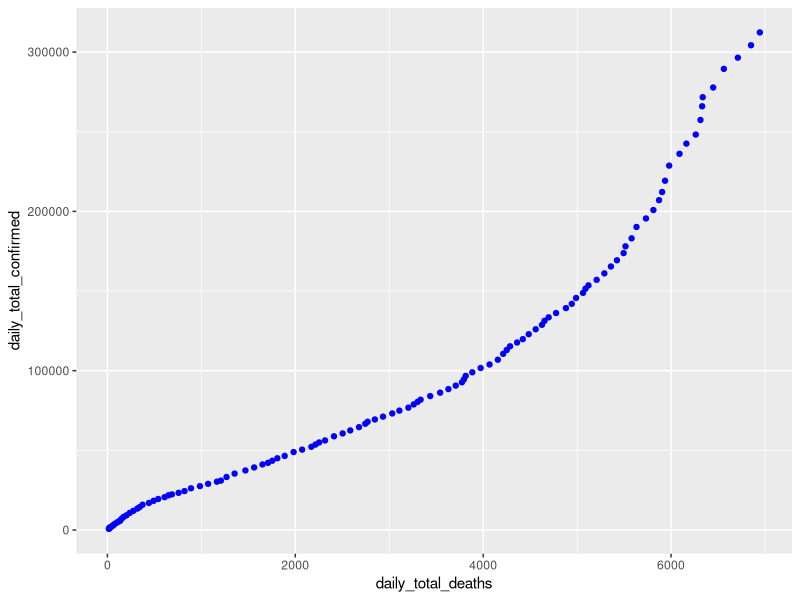
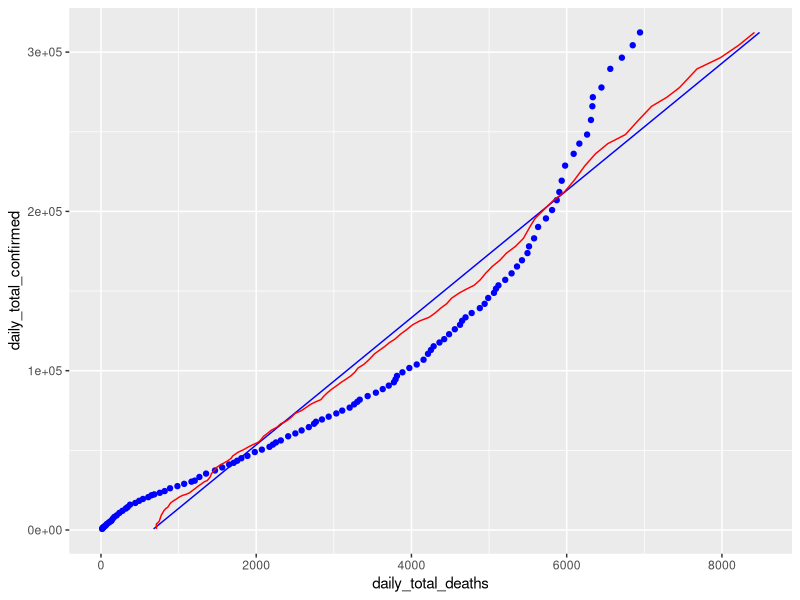
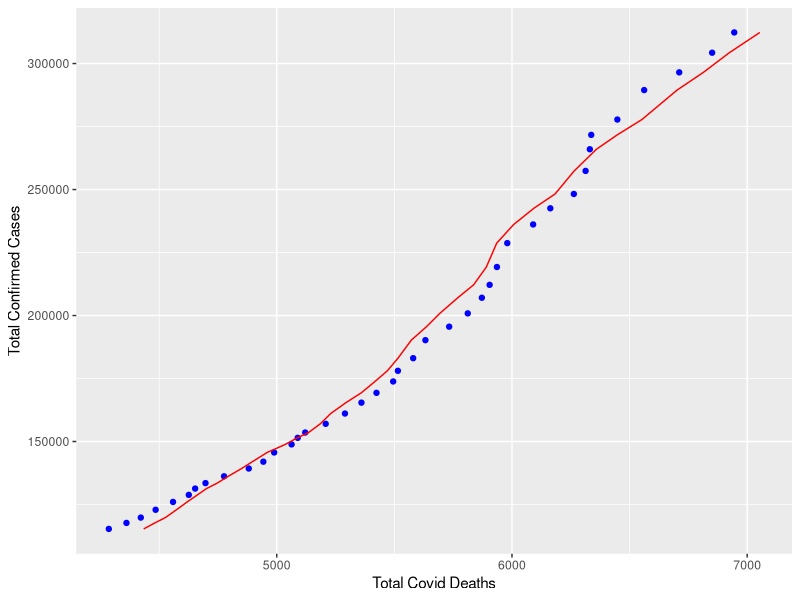
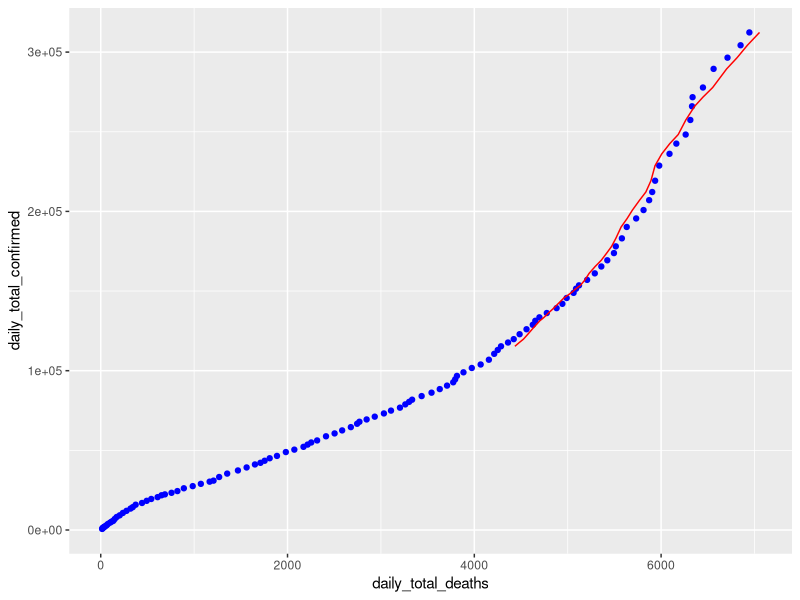

Write the R code that produced these figures, in order. (Note: this script raises an error after producing the figures.)
library(ggplot2)

build_offset_columns <- function(input_df,target_col,range_vector){
  
  ### Unlist the Target column to get a vector. Otherwise we spin our wheels in a df
  process_col <- unlist(input_df[target_col])
  
  #### Build a series of columns that offset the values of the target_col by the range vector
  for (offset_count in 1:length(range_vector))
  {
    offset_value <- range_vector[offset_count]
    i <- 0
    offset_col <- sapply(process_col,function(x){
      i <<- i + 1
      ### Return nothing for first 21 days
      if (i <= offset_value) { return(0) }
      return(process_col[i-offset_value])
      
    },simplify="array")
    
    thisColName <- paste("offset_",offset_value,sep="")
    
    input_df <- cbind(input_df,offset_col)
    
    colnames(input_df)[length(colnames(input_df))] <- thisColName
    
    
  }### END each vector elements
  
  return(input_df)  
  
}### END build_minus_column


## Set the working directory to the root of your DSC 520 directory
setwd("C:\\Users\\newcomb\\DSCProjects\\DSC\\covid")
#setwd("L:\\stonk\\projects\\DSC\\DSC\\covid")

### Read CSV 

#ca_hospital_df <- read.csv("final_CA_Hospital.csv")
ca_covid_df <- read.csv("final_CA_Confirmed.csv")
#ca_population_df <- read.csv("final_CA_county_population.csv")
#ca_demo_df <- read.csv("Final_CA_Race_Demographic.csv")

### strip first column which duplicates row Index.It's a write.CSV thing
#ca_hospital_df   <- ca_hospital_df[,2:length(ca_hospital_df)]
ca_covid_df      <- ca_covid_df[,2:length(ca_covid_df)]
#ca_population_df <- ca_population_df[,2:length(ca_population_df)]
#ca_demo_df       <- ca_hospital_df[,2:length(ca_demo_df)]

#tail(ca_hospital_df)
#tail(ca_covid_df)
#tail(ca_population_df)
#tail(ca_demo_df)

### Split counties into separate groups counties > 2% and less than
#counties_by_size_index <- order(ca_population_df$population,decreasing = TRUE)
#counties_biggest_index <- counties_by_size_index[1:12] 
#counties_smallest_index <-counties_by_size_index[13:length(counties_by_size_index)] 

### Get Names of Biggest counties by population
#counties_biggest_names <- sapply(counties_biggest_index, function(x){
#  return(ca_population_df$county[x])
#},simplify = "array")
#counties_biggest_names

### Get Names of Smallest counties by population
#counties_smallest_names <- sapply(counties_smallest_index, function(x){
#  return(ca_population_df$county[x])
#},simplify = "array")
#counties_smallest_names

## Fit a linear model between confirmed and deaths
covid_base_lm <-  lm(totalcountdeaths ~ totalcountconfirmed, data=ca_covid_df)

## View the summary of your model using `summary()`
summary(covid_base_lm)
sqrt(.9753)

### Raw plot prediction of confirmed vs deaths
## Creating predictions using `predict()`
#covid_base_predict_df <- data.frame(totalcountdeaths = predict(covid_base_lm, newdata=ca_covid_df), totalcountconfirmed=ca_covid_df$totalcountconfirmed)

############################################################
### build statewide Numbers - daily_covid_df
############################################################

#### Crunch the data frame to daily sums
covid_dates <- unique(ca_covid_df$date)

### build statewide confirmed numbers
daily_total_confirmed <- sapply(covid_dates,function(x){
  ### Build data frame for each date
  this_df <- (ca_covid_df [which(ca_covid_df$date == x),])
  ### Sum confirmed for daily total
  return(sum(this_df$totalcountconfirmed) )
},simplify="array")

daily_total_deaths <- sapply(covid_dates,function(x){
  this_df <- (ca_covid_df [which(ca_covid_df$date == x),])
  ### Sum deaths for daily total
  return(sum(this_df$totalcountdeaths) )
},simplify="array")

#### Assign friendly date column name
date <- covid_dates

#### Build summarized totals by date
daily_covid_df <- data.frame(date,daily_total_confirmed,daily_total_deaths)

#############################################################
### Correlation
#############################################################
ggplot(data = daily_covid_df, aes(y = daily_total_confirmed, x = daily_total_deaths)) + geom_point(color='blue') +
  scale_y_continuous(labels = function(x) format(x, scientific = FALSE))

cor(daily_covid_df$daily_total_confirmed,daily_covid_df$daily_total_deaths)


############################################################
### build confirmed offset columns from 1 to 21
############################################################
daily_covid_df
offset_daily_df <- build_offset_columns(daily_covid_df,"daily_total_confirmed",8:30)

### Correlate Daily Total row
### Looking for column with highest correlation value
### Looks like offset_9 
cor(offset_daily_df[2:length(colnames(offset_daily_df))])[2,]


############################################################
############################################################
############################################################
### Modeling:
### Build Linear Models here
############################################################
############################################################
############################################################

### Base Model comparing confirmed and deaths on the same day. There is a lag between the two
### Predicting: Deaths based on confirmed
state_CD_base_lm <-  lm(daily_total_deaths ~ daily_total_confirmed, data=offset_daily_df)


### Created Prediction data frame using the base model
### Build prediction based on Model
### State Confirmed/Deaths - state_CD_base_predict_df
state_CD_base_predict_df <- data.frame(
  daily_total_deaths = predict(state_CD_base_lm, 
                               newdata=offset_daily_df), 
  daily_total_confirmed=offset_daily_df$daily_total_confirmed)

### Analyze Base mode
## View the summary of your model using `summary()`
summary(state_CD_base_lm)
sqrt(.9467) ## R=.9729851

#### Get residuals from prediction
base_residual <- offset_daily_df$daily_total_deaths - state_CD_base_predict_df$daily_total_deaths
### Base Error
base_residual <- sum(base_residual^2)

### Build Model off of offset_9. This offset had the highest correlation value between confirmed and deaths.
state_CD_offset_9_lm <-  lm(daily_total_deaths ~ offset_9, data=offset_daily_df)

### Created Prediction data frame using offset_15
### Build prediction based on Model
state_CD_offset_9_predict_df <- data.frame(
  daily_total_deaths = predict(state_CD_offset_9_lm, 
                               newdata=offset_daily_df), 
  daily_total_confirmed=offset_daily_df$daily_total_confirmed)

### Analyze Offset_9
## View the summary of your model using `summary()`
summary(state_CD_offset_9_lm)
sqrt(.9619) ## R=0.980765

#### Get residuals from prediction - Subtract Death data from death prediction
offset_9_residual <- offset_daily_df$daily_total_deaths - state_CD_offset_9_predict_df$daily_total_deaths
### Base Error
offset_9_residual <- sum(offset_9_residual^2)

offset_9_residual


### Build Model off of offset_15. The given time from infection to death is 21 days. 5 days from infection to symptom.
### Assume quick testing, and 3 days turn around. Which is pretty optimistic but a good starting place
state_CD_offset_15_lm <-  lm(daily_total_deaths ~ offset_15, data=offset_daily_df)

### Created Prediction data frame using offset_15
### Build prediction based on Model
state_CD_offset_15_predict_df <- data.frame(
  daily_total_deaths = predict(state_CD_offset_15_lm, 
                               newdata=offset_daily_df), 
  daily_total_confirmed=offset_daily_df$daily_total_confirmed)


### Analyze Offset_15
## View the summary of your model using `summary()`
summary(state_CD_offset_15_lm)
sqrt(.9564) ## R=0.9779571

#### Get residuals from prediction - Subtract Death data from death prediction
offset_15_residual <- offset_daily_df$daily_total_deaths - state_CD_offset_15_predict_df$daily_total_deaths
### Base Error
offset_15_residual <- sum(offset_15_residual^2)

### TRUE! Less Error than base Model, but visually....not quite aligning
offset_15_residual < base_residual


############################################################
############################################################
############################################################
### plotting:
############################################################
############################################################
############################################################

######################################################################################
#### Verify work with Plot
######################################################################################
## Blue Base plot: Confirmed by deaths over time -
## Red Offset_9
## Black Offset_16
ggplot(data = offset_daily_df, aes(y = daily_total_confirmed, x = daily_total_deaths)) +
  geom_point(color='blue') +
  geom_line(color='blue',data = state_CD_base_predict_df, aes(y=daily_total_confirmed, x=daily_total_deaths)) +
  geom_line(color='red',data = state_CD_offset_9_predict_df, aes(y=daily_total_confirmed, x=daily_total_deaths)) 
  #geom_line(color='black',data = state_CD_offset_15_predict_df, aes(y=daily_total_confirmed, x=daily_total_deaths)) 


######################################################################################
#### Analysis: The model holds pretty well until 4500 deaths. Let's examine that.
#### The Death to confirmed ration shifts significant starting in June.
#### Let's model based on post June Data
######################################################################################

############################################################
############################################################
############################################################
### Modeling: Post June
############################################################
############################################################
############################################################

june_offset_df <- offset_daily_df[76:nrow(offset_daily_df),]

### Base Model comparing confirmed and deaths for Post June data
### Predicting: Deaths based on confirmed
june_CD_base_lm <-  lm(daily_total_deaths ~ daily_total_confirmed, data=june_offset_df)


############################################################################
### Created Prediction data frame using the base model
### Build prediction based on Model
### State Confirmed/Deaths - state_CD_base_predict_df
############################################################################
june_CD_base_predict_df <- data.frame( date=june_offset_df$date,
  daily_total_deaths = predict(june_CD_base_lm, 
                               newdata=june_offset_df), 
  daily_total_confirmed=june_offset_df$daily_total_confirmed)

### Analyze Base mode
## View the summary of your model using `summary()`
summary(june_CD_base_lm)
sqrt(.9623) ## R=.9809689

#### Get residuals from prediction
june_base_residual <- june_offset_df$daily_total_deaths - june_CD_base_predict_df$daily_total_deaths
### Base Error
june_base_residual <- sum(june_base_residual^2)

### Look at offset Correlations for post June
### Offset 13 Has the highest correlation for post June
cor(june_offset_df[2:length(colnames(june_offset_df))])[2,]

############################################################################
### Build Offset 9 Model and Data Set
### Base Model comparing confirmed and deaths for Post June data
### Predicting: Deaths based on confirmed
############################################################################
june_CD_offset_9_lm <-  lm(daily_total_deaths ~ offset_9, data=june_offset_df)

summary(june_CD_offset_9_lm)
sqrt(.9899) ## R=.9949372

june_CD_offset_9_predict_df <- data.frame( date=june_offset_df$date,
  daily_total_deaths = predict(june_CD_offset_9_lm, 
                               newdata=june_offset_df), 
  daily_total_confirmed=june_offset_df$daily_total_confirmed)

#### Get residuals from prediction
june_offset_9_residual <- june_offset_df$daily_total_deaths - june_CD_offset_9_predict_df$daily_total_deaths
### Base Error
june_offset_9_residual <- sum(june_offset_9_residual^2)

############################################################################
### Build Offset 13 Model and Data Set
### Base Model comparing confirmed and deaths for Post June data
### Predicting: Deaths based on confirmed
############################################################################
june_CD_offset_13_lm <-  lm(daily_total_deaths ~ offset_13, data=june_offset_df)

summary(june_CD_offset_13_lm)
sqrt(.9957) ## R=.9978477

june_CD_offset_13_predict_df <- data.frame(date=june_offset_df$date,
  daily_total_deaths = predict(june_CD_offset_13_lm, 
                               newdata=june_offset_df), 
  daily_total_confirmed=june_offset_df$daily_total_confirmed)

#### Get residuals from prediction
june_offset_13_residual <- june_offset_df$daily_total_deaths - june_CD_offset_13_predict_df$daily_total_deaths
### Base Error
june_offset_13_residual <- sum(june_offset_13_residual^2)

############################################################################
### Build Offset 14 Model to test our assumptions that there is more error
############################################################################
june_CD_offset_14_lm <-  lm(daily_total_deaths ~ offset_14, data=june_offset_df)

summary(june_CD_offset_14_lm)
sqrt(.9957) ## R=.9978477

june_CD_offset_14_predict_df <- data.frame(date=june_offset_df$date,
  daily_total_deaths = predict(june_CD_offset_14_lm, 
                               newdata=june_offset_df), 
  daily_total_confirmed=june_offset_df$daily_total_confirmed)

#### Get residuals from prediction
june_offset_14_residual <- june_offset_df$daily_total_deaths - june_CD_offset_14_predict_df$daily_total_deaths
### Base Error
june_offset_14_residual <- sum(june_offset_14_residual^2)


june_base_residual 
june_offset_9_residual
june_offset_13_residual
june_offset_14_residual

############################################################
############################################################
############################################################
### plotting: Post June
############################################################


######################################################################################
#### Verify work with Plot############################################################
############################################################
######################################################################################
## Blue Base plot: Confirmed by deaths over time -
## Red Offset_9
## Black Offset_16
ggplot(data = june_offset_df, aes(y = daily_total_confirmed, x = daily_total_deaths)) + geom_point(color='blue') +
  scale_y_continuous(labels = function(x) format(x, scientific = FALSE)) +
#  geom_line(color='blue'  ,data = june_CD_base_predict_df,      aes(y=daily_total_confirmed, x=daily_total_deaths)) +
  geom_line(color='red'   ,data = june_CD_offset_14_predict_df, aes(y=daily_total_confirmed, x=daily_total_deaths)) +
  xlab("Total Covid Deaths") + ylab("Total Confirmed Cases")


ggplot(data = offset_daily_df, aes(y = daily_total_confirmed, x = daily_total_deaths)) + geom_point(color='blue') +
  geom_line(color='red'   ,data = june_CD_offset_14_predict_df, aes(y=daily_total_confirmed, x=daily_total_deaths)) 

nrow(june_CD_offset_14_predict_df)

### Average Deaths per confirmed from 14 days prior
mean(june_CD_offset_14_predict_df$daily_total_deaths / june_CD_offset_14_predict_df$daily_total_confirmed)

sum(june_offset_df$daily_total_deaths)^2
june_offset_14_residual
## Number of observations
## method: str(heights_df)
n <- nrow(june_offset_df)
## Number of regression parameters
p <- 2
## Corrected Degrees of Freedom for Model (p-1)
dfm <- p-1
## Degrees of Freedom for Error (n-p)
dfe <- n-p
## Corrected Degrees of Freedom Total:   DFT = n - 1
dft <- n-1

## Corrected Sum of Squares for Model
## Calculate Sum of the Squares for the prediction model. Greater the number, the greater the error.
ssm <- sum((mean(june_offset_df$daily_total_deaths) - june_CD_offset_14_predict_df$daily_total_deaths)^2)
ssm
### Sum Squared of the errors.
### The difference between total deaths and predicted deaths
### squared and summed
sse <- june_offset_df$daily_total_deaths - june_CD_offset_14_predict_df$daily_total_deaths
sse <- sse^2
sse <- sum(sse)
sse

## Mean of Squares for Error:   MSE = SSE / DFE
mse <- sse / dfe


build_rolling_offset <- function(input_df,rolling_days){
  
  
  ### Find the best offset covariance over a period of rolling days
  output_vector <- c()  
  output_vector2 <- c()  
  mse_vector <- c()
  
  ### Loop through input data frame
  for (i in 1:nrow(input_df)){
    if (i <= rolling_days) {
      output_vector2 <- append(output_vector2,0) 
      mse_vector <- append(mse_vector,0)
      next
    }
    #output_vector <- append(output_vector,1) 
    ### Get a subset of the input_df i - rolling_days
    #print(input_df[(i- rolling_days):i,])
    #offset_daily_df[76:nrow(offset_daily_df),]
    #print(temp_df)
    #print(cor(input_df[2:length(input_df)]) )
    #covResponse <- cov(input_df[2:length(input_df)])[2,] 
    #corResposnse <- cor(input_df[2:length(input_df) ],method=c("pearson"))[2,]
    #print(covResponse)
    #print(corResposnse)
    
    temp_df <- input_df[(i - rolling_days):i,2:length(input_df)]
    
    least_residual <- -1
    least_offset <- ""
    most_cor <- -1
    most_cor_offset <- ""
    ### Build Residuals for each offset Column
    ### Loop through each offset column

    tempCor <- (cor(temp_df)[2,])
    #print(max(tempCor[3:length(tempCor)]))
    for (q in 3:length(tempCor)){
      #print(tempCor[q])
      if (most_cor == -1 ){ 
        most_cor <- tempCor[q] 
        most_cor_offset <- colnames(temp_df)[q]
        next
      }
      if (tempCor[q] > most_cor){
        most_cor <- tempCor[q] 
        most_cor_offset <- colnames(temp_df)[q]
      }
      
    }
    #print("Most_cor")
    #print(most_cor)
    #print("Most_cor_offset")
    #print(most_cor_offset)
    #print(temp_df[most_cor_offset])
    
    ## Build a linear model prediction based on suggested offset.
    ## calculate the error of the prediction
    
    temp_lm <-  lm(daily_total_deaths ~ offset_14, data=temp_df)
    
    #print(summary(temp_lm))
    
    temp_predict_df <- data.frame( 
                      daily_total_deaths = predict(temp_lm, newdata=temp_df), 
                      daily_total_confirmed=temp_df[most_cor_offset])
    
    #### Get residuals from prediction
    temp_residual <- temp_df$daily_total_deaths - temp_predict_df$daily_total_deaths
    
    ### Base Error
    temp_residual <- sum(temp_residual^2)
    
    
    sse <- temp_df$daily_total_deaths - temp_predict_df$daily_total_deaths
    sse <- sse^2
    sse <- sum(sse)
    sse
    
    
    ## Degrees of Freedom for Error (n-p)
    dfe <- rolling_days-2
    
    #print(sse/dfe)
    
    
    ## Mean of Squares for Error:   MSE = SSE / DFE
    mse <- sse / dfe
    
    #print(temp_residual)
    #print(actual_values)
    
    #print(temp_residual / dfe)
    #daily_total_deaths
    
    
    output_vector2 <- append(output_vector2,most_cor_offset) 
    mse_vector <- append(mse_vector,mse)
    
    
    
    }### END Each data frame row
  
  

  min_mse <- min(mse_vector[(mse_vector > 0)])
  
  offset_error <- c()
  
  for (i in 1:length(mse_vector)) {
    if (mse_vector[i] == 0 ){
      offset_error <- append(offset_error,0)
      next
    }
    offset_error <- append(offset_error,min_mse/mse_vector[i])
    
  }
  
  return(data.frame(date = input_df$date,mse=mse_vector,error=offset_error,offset=output_vector2))
  #eval(parse(text=command))
  
  
}### END build rolling offset
offset_df <- build_rolling_offset(offset_daily_df,30)
tail(offset_df)
min_mse <- min(offset_df[offset_df$mse > 0,]$mse)

offset_df$mse <- round(offset_df$mse,0)
offset_df$error <- round(offset_df$error,0)
offset_df$offset <- gsub("offset_","",offset_df$offset)

write.csv(offset_df,"C:\\Users\\newcomb\\DSCProjects\\DSC\\covid\\error_offset.csv")
?write.csv
error_offset <- vapply(offset_df$mse,function(x){
  if (x == 0) {return(x)}
  return(mse/x)
},numeric(1))

### Build model for last 30 days
last_offset <- offset_df$offset[nrow(offset_df)]

last_offset

rowCount <- nrow(offset_daily_df)
startIndex <- rowCount - 30

### get last 30 days of 
temp_df <- offset_daily_df[startIndex:rowCount,]
temp_df
last_month_df <- data.frame( date = temp_df$date,  
                             daily_total_confirmed = temp_df$daily_total_confirmed,
                             daily_total_deaths = temp_df$daily_total_deaths,
                             "offset" = temp_df[last_offset])

colnames(last_month_df) <- c("date","daily_total_confirmed","daily_total_deaths","offset")

tail(last_month_df)

last_month_lm <-  lm(daily_total_deaths ~ offset, data=last_month_df)


summary(last_month_lm)
sqrt(.9899) ## R=.9949372

last_month_predict_df <- data.frame( 
                                      date=last_month_df$date,
                                     actual_deaths=last_month_df$daily_total_deaths,
                                     daily_total_deaths = predict(last_month_lm, newdata=last_month_df), 
                                     daily_total_confirmed=last_month_df$daily_total_confirmed           
                                    )

ggplot(data = last_month_df, aes(y = daily_total_confirmed, x = daily_total_deaths)) + geom_point(color='blue') +
  scale_y_continuous(labels = function(x) format(x, scientific = FALSE)) +
  #  geom_line(color='blue'  ,data = june_CD_base_predict_df,      aes(y=daily_total_confirmed, x=daily_total_deaths)) +
  geom_line(color='red'   ,data = last_month_predict_df, aes(y=daily_total_confirmed, x=daily_total_deaths)) +
  xlab("Total Covid Deaths") + ylab("Total Confirmed Cases")


last_row <- offset_daily_df[nrow(offset_daily_df),]

312344 * .03900502

12182 + (12182 *.03)
12182 - (12182 *.03)

last_month_predict_df

absolute_error <- abs(last_month_predict_df$actual_deaths - last_month_predict_df$daily_total_deaths)

min(absolute_error / last_month_predict_df$actual_deaths)
max(absolute_error / last_month_predict_df$actual_deaths)
mean(absolute_error / last_month_predict_df$actual_deaths)

mean(absolute_error)
max(absolute_error)
min(absolute_error)
median(sort(absolute_error))

fatality_vector <- last_month_predict_df$daily_total_deaths / last_month_predict_df$daily_total_confirmed

median(fatality_vector)
min(fatality_vector)
maxError <- max(fatality_vector)
mean(fatality_vector)

last_month_predict_df

277774 * mean(fatality_vector)
last_month_predict_df$daily_total_confirmed * mean(fatality_vector)
mean(fatality_vector)

mean(last_month_predict_df$daily_total_deaths  / last_month_predict_df$daily_total_confirmed)
min(last_month_predict_df$daily_total_deaths  / last_month_predict_df$daily_total_confirmed)
max(last_month_predict_df$daily_total_deaths  / last_month_predict_df$daily_total_confirmed)

last_month_predict_df$daily_total_confirmed * (max(last_month_predict_df$daily_total_deaths  / last_month_predict_df$daily_total_confirmed))
simple_estimate_deaths <- last_month_predict_df$daily_total_confirmed * (min(last_month_predict_df$daily_total_deaths  / last_month_predict_df$daily_total_confirmed))

last_month_predict_df$actual_deaths -simple_estimate_deaths
